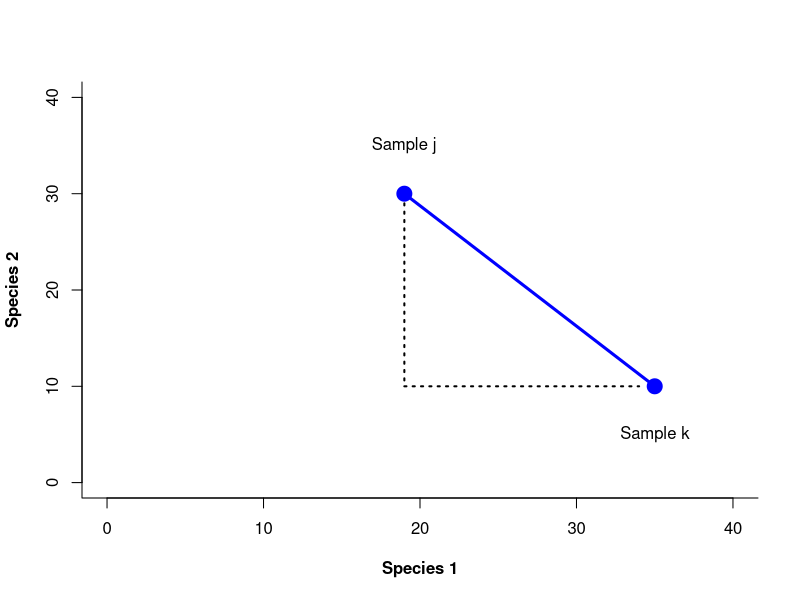
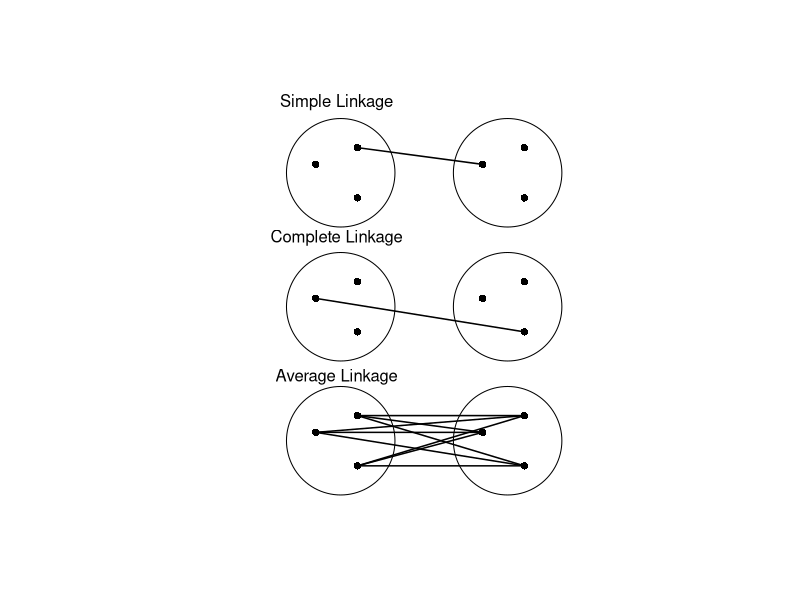
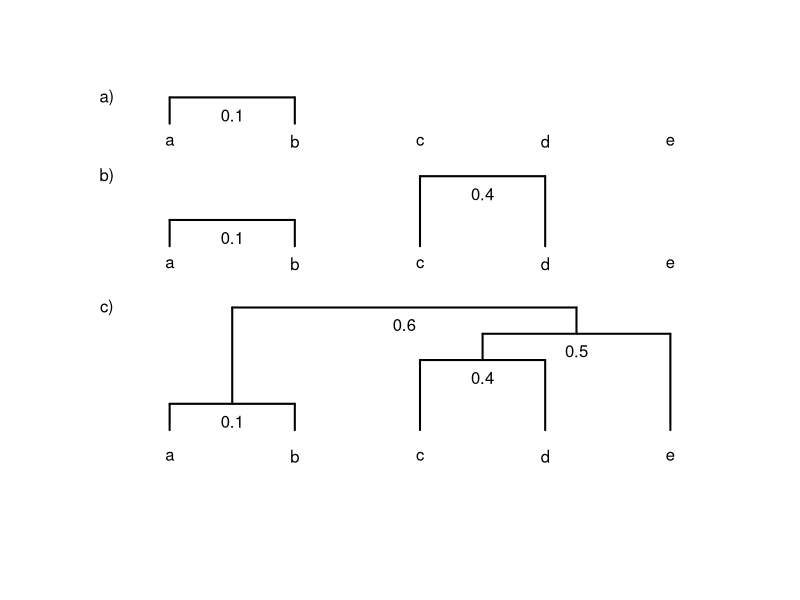
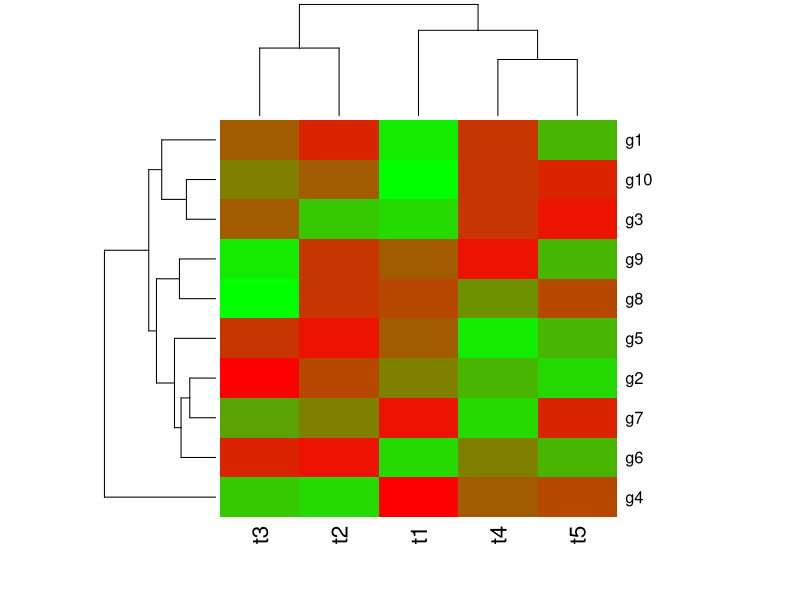
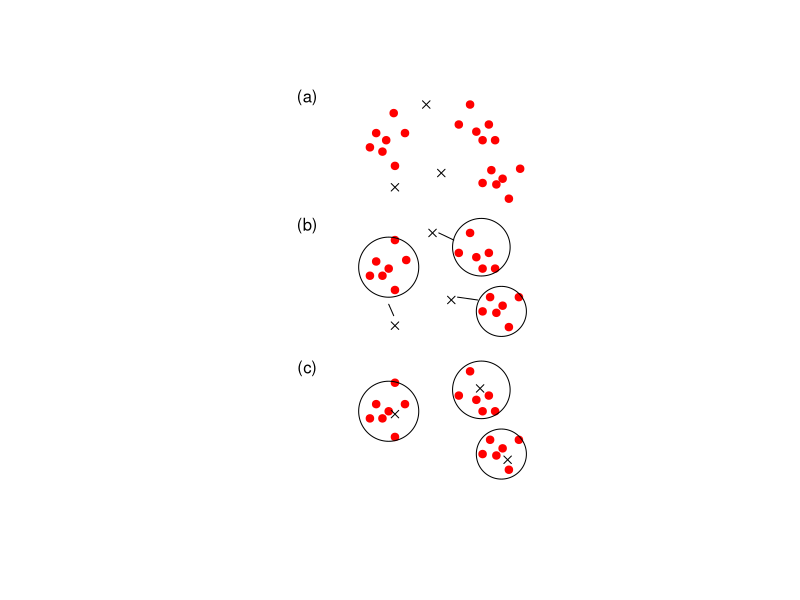

Source code (R) for these figures, in order:
## ---- chunk 1
knitr::opts_chunk$set(echo = FALSE,kableExtra.auto_format = FALSE)

## ---- chunk 2
library(knitr)
my_tbl <- data.frame(Att=c("Attribute 1","Attribute 2", "Attribute 3", "Attribute 4", "Attribute 5", "Attribute 6",  "Attribute 7", "Attribute 8", "Attribute 9","Attribute 10"), Obj1=c(1,0,0,1,1,0,0,0,1,1),
Obj2=c(0,1,0,1,1,0,1,0,1,0)) 
my_tbl$sim=c("x","x",rep(("✓"),4), "x", rep(("✓"),2), "x")

knitr::kable(my_tbl, digits = 3, row.names = FALSE, caption = "**Table 3.1** List of shared attributes for two things",col.names = c("Attribute","Object 1","Object 2","Similarity"),  format="html",table.attr = "style='width:50%;'", align="c")

## ---- chunk 3
library(kableExtra)
dt<-data.frame(stringsAsFactors=TRUE,
               c("Object 1", "Object 2"),
               c("Present", "Absent"),
               c("a", "c"),
               c("b", "d"))
colnames(x = dt) <-c("", "", "Present", "Absent")
xt=kable(dt, caption= "**Table 3.2** Summary of shared and absent atributes",format="html",table.attr = "style='width:50%;'", align="c")
xt=kable_styling(xt,bootstrap_options = "bordered",
                full_width = FALSE, position="l")
xt=add_header_above(xt,c("", "", "Object 1", "Object 2"),
                   bold = FALSE) 
column_spec(xt,column = 1:2, bold = TRUE)
## ---- chunk 4
#manually enter data
lkerie=c(rep(1, 19), rep(0,5))
lkontario=c(rep(1, 18),0,1,rep(0,4))
sp=1:24
lksp=data.frame(species=sp, erie=as.factor(lkerie), ontario=as.factor(lkontario))
lksp$erie=ordered(lksp$erie, c("1", "0"))
lksp$ontario=ordered(lksp$ontario, c("1", "0"))
knitr::kable(lksp, caption="**Table 3.3** Species presence and absence in lake Erie and lake Ontario (data from from Watson 1974)",  table.attr = "style='width:50%;'", align="c")
## ---- chunk 5
tlake=table(lksp[,c("erie","ontario")])
tlake

a=tlake[1,1]
b=tlake[1,2]
c=tlake[2,1]
d=tlake[2,2]

S_j=a/(a+b+c)
S_j
S_s=2*a/(2*a+b+c)
S_s



## ---- chunk 6
x=c(19, 35)
y=c(30, 10)
plot(x,y, xlim = c(0,40), ylim = c(0,40), xlab = "Species 1", ylab = "Species 2",frame.plot = FALSE, box(bty="l"), pch = 19, col = "blue", cex = 2, font.lab = 2, cex.main = 2)
text(x=19, y=35, labels = "Sample j")
text(x=35, y=5, labels = "Sample k")
lines(x,y, lwd = 3, col = "blue")
lines(c(19,19), c(29,10), lty = "dotted", lwd = 2)
lines(c(19,34), c(10,10), lty = "dotted", lwd = 2)
## ---- chunk 7
library(knitr)
nm=c("Species 1","Species 2", "Species 3", "Species 4", "Species 5", "Species 6",  "Species 7", "Species 8", "Species 9","Species 10")
eu <- data.frame(Att=nm, j=c(19,35,0,35,10,0,0,0,30,2), k=c(35,10,0,5,50,0,3,0,10,0), stringsAsFactors = FALSE) 
eu$X2=(eu$j-eu$k)^2
sj=sum(eu$j)
sk=sum(eu$k)
sS=sum(eu$X2)
eu[11,1]="TOTAL"
eu[11,2:4]=c( sj,sk, sS)


knitr::kable(eu, digits = 3, row.names = FALSE, caption = "Species abundance and distance calculations for two samples",col.names = c("","Sample j","Sample k","$(X_j-X_k)^2$" ),  format="html",table.attr = "style='width:50%;'", align="c")

## ---- chunk 8
dist(rbind(eu$j[1:10], eu$k[1:10]), method = "euclidean")
## ---- chunk 9
nm=c("Species 1","Species 2", "Species 3")
meu <- data.frame(Att=nm, A=c(0,1,1), B=c(1,0,0),C=c(0,4,8), stringsAsFactors = FALSE) 

knitr::kable(meu, digits = 3, row.names = FALSE, caption = "Species abundance versus species presence and Euclidean distance",col.names = c("","Sample A","Sample B","Sample C" ),  format="html",table.attr = "style='width:50%;'", align="c")

## ---- chunk 10
dist(t(meu[2:4]), method="euclidean", diag=TRUE)
## ---- chunk 11
library(plotrix)
plot(rbind(c(-3,9), c(-2,10), c(-2,7), c(1,9), c(2,10), c(2,7), c(-3,1), c(-2,2), c(-2,-1), c(1,1), c(2,2), c(2,-1), c(-3,-7), c(-2,-6), c(-2,-9), c(1,-7), c(2,-6), c(2,-9)), xlim = c(-8,7), ylim = c(-10, 13), xaxt = "n", yaxt = "n", frame.plot = FALSE, ann = FALSE, pch = 16)
draw.circle(-2.4,8.5,1.3)
draw.circle(1.6,8.5,1.3)
draw.circle(-2.4,0.5,1.3)
draw.circle(1.6,0.5,1.3)
draw.circle(-2.4,-7.5,1.3)
draw.circle(1.6,-7.5,1.3)
lines(c(-2,1), c(10,9), lwd=1.5)
lines(c(-3,2), c(1,-1), lwd=1.5)
lines(c(-3,1), c(-7,-7), lwd=1.5)
lines(c(-3,2), c(-7,-6), lwd=1.5)
lines(c(-3,2), c(-7,-9), lwd=1.5)
lines(c(-2,1), c(-6,-7), lwd=1.5)
lines(c(-2,2), c(-6,-6), lwd=1.5)
lines(c(-2,2), c(-6,-9), lwd=1.5)
lines(c(-2,1), c(-9,-7), lwd=1.5)
lines(c(-2,2), c(-9,-6), lwd=1.5)
lines(c(-2,2), c(-9,-9), lwd=1.5)
text(x=-2.5, y=12.7, labels = "Simple Linkage")
text(x=-2.5, y=4.6, labels = "Complete Linkage")
text(x=-2.5, y=-3.7, labels = "Average Linkage")
## ---- chunk 12
cls=data.frame(a=c(5,6,34,1,12),b=c(10,1,2,32,4),  c=c(1,59,32,3,4), d=c(2,63,1,2,45), e=c(4,3,4,90,2))
clsd=dist(t(cls), method="euclidean")
clsd
## ---- chunk 13
plot(rbind(c(0,0)), xlim = c(-50,50), ylim = c(-120, 100), frame.plot = FALSE, ann = FALSE, type = "n", xaxt = "n", yaxt = "n")
text(x=-40, y=75, labels = "a")
text(x=-20, y=75, labels = "b")
text(x=0, y=75, labels = "c")
text(x=20, y=75, labels = "d")
text(x=40, y=75, labels = "e")
text(x=-40, y=5, labels = "a")
text(x=-20, y=5, labels = "b")
text(x=0, y=5, labels = "c")
text(x=20, y=5, labels = "d")
text(x=40, y=5, labels = "e")
text(x=-40, y=-105, labels = "a")
text(x=-20, y=-105, labels = "b")
text(x=0, y=-105, labels = "c")
text(x=20, y=-105, labels = "d")
text(x=40, y=-105, labels = "e")
lines(c(-40,-40), c(85,100), lwd=2)
lines(c(-40,-20), c(100,100), lwd=2)
lines(c(-20,-20), c(100,85), lwd=2)
text(x=-30, y=90, labels = "0.1")
lines(c(-40,-40), c(15,30), lwd=2)
lines(c(-40,-20), c(30,30), lwd=2)
lines(c(-20,-20), c(30,15), lwd=2)
text(x=-30, y=20, labels = "0.1")
lines(c(0,0), c(15,55), lwd=2)
lines(c(0,20), c(55,55), lwd=2)
lines(c(20,20), c(55,15), lwd=2)
text(x=10, y=45, labels = "0.4")
lines(c(-40,-40), c(-90,-75), lwd=2)
lines(c(-40,-20), c(-75,-75), lwd=2)
lines(c(-20,-20), c(-75,-90), lwd=2)
text(x=-30, y=-85, labels = "0.1")
lines(c(0,0), c(-90,-50), lwd=2)
lines(c(0,20), c(-50,-50), lwd=2)
lines(c(20,20), c(-50,-90), lwd=2)
text(x=10, y=-60, labels = "0.4")
lines(c(10,10), c(-50,-35), lwd=2)
lines(c(10,40), c(-35,-35), lwd=2)
lines(c(40,40), c(-35,-90), lwd=2)
text(x=25, y=-45, labels = "0.5")
lines(c(-30,-30), c(-75,-20), lwd=2)
lines(c(-30,25), c(-20,-20), lwd=2)
lines(c(25,25), c(-20,-35), lwd=2)
text(x=-2.5, y=-30, labels = "0.6")
text(x=-50, y=100, labels = "a)")
text(x=-50, y=55, labels = "b)")
text(x=-50, y=-20, labels = "c)")
## ---- chunk 14
library(RColorBrewer)
set.seed(1)
y <- matrix(rnorm(50), 10, 5, dimnames=list(paste("g", 1:10, sep=""), paste("t", 1:5, sep="")))
colfunc <- colorRampPalette(c("green", "red"))
heatmap(y,col=colfunc(15))
## ---- chunk 15
library(plotrix)
plot(rbind(c(-4,9.5), c(-3.5,10.5), c(-3,9.2), c(-2.7,10), c(-2,8.2), c(-1.2,10.5),
           c(-2.1,11.9), c(3.1,11.1), c(4,12.5), c(4.5,10.6), c(5,10), c(5.5,11.1), 
           c(6,10), c(5,7), c(5.7,7.9), c(6.1,6.9), c(6.6,7.3), c(7.1,5.9),c(8,8),
           c(-4,0.5),c(-3.5,1.5),c(-3,0.5),c(-2.5,1),c(-2,-0.5),c(-1.1,1.6),c(-2,3),
           c(3.1,2.1),c(4,3.5),c(4.5,1.8),c(5,1),c(5.5,2.1),c(6,1),c(5.6,-1),
           c(5,-2),c(6.6,-1.6),c(6.1,-2.1),c(7.1,-3.1),c(7.9,-1),c(-2,-7),
           c(-3.5,-8.5),c(-4,-9.5),c(-3,-9.5),c(-2.5,-9),c(-2,-10.8),
           c(-1.2,-8.5),c(4,-6.2),c(3.1,-7.9),c(4.5,-8.2),c(5,-9),c(5.5,-7.9),
           c(6,-9),c(5,-12),c(5.6,-11),c(6.1,-12.1),c(6.6,-11.6),c(7.1,-13.1),c(7.9,-11)), 
     xlim = c(-25,25), ylim = c(-14,13), xaxt = "n", yaxt = "n", 
     frame.plot = FALSE, ann = FALSE, pch = 21, bg="red", col="red")
points(rbind(c(-2,6.7),c(0.5,12.5),c(1,3.5),c(1.7,7.7),c(-2,-3),c(2.5,-1.2),
             c(-2,-9.2),c(4.8,-7.4),c(7,-12.4)),pch=4)
draw.circle(-2.5,1.1,2.4)
draw.circle(4.9,2.5,2.3)
draw.circle(6.5,-2,2)
draw.circle(-2.5,-9,2.4)
draw.circle(4.9,-7.5,2.3)
draw.circle(6.5,-12,2)
segments(-2.5,-1.5,-2.1,-2.3)
segments(2.7,3,1.5,3.5)
segments(4.6,-1.2,3,-1)
text(x=-9, y=13, labels = "(a)")
text(x=-9, y=4, labels = "(b)")
text(x=-9, y=-6, labels = "(c)")
